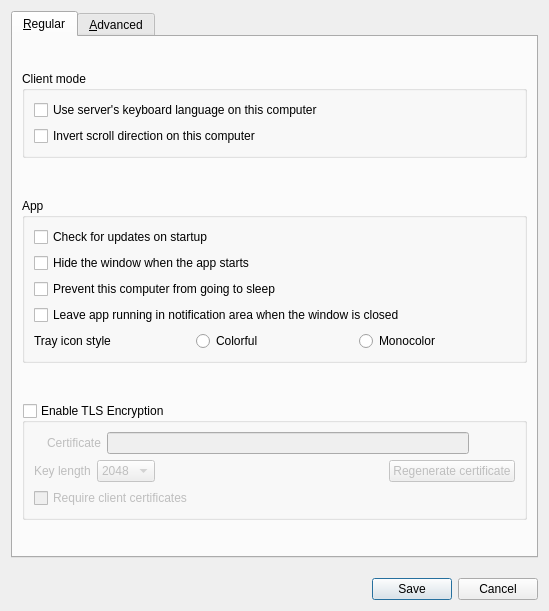
<?xml version="1.0" encoding="UTF-8"?>
<ui version="4.0">
 <class>SettingsDialog</class>
 <widget class="QDialog" name="SettingsDialog">
  <property name="geometry">
   <rect>
    <x>0</x>
    <y>0</y>
    <width>549</width>
    <height>611</height>
   </rect>
  </property>
  <property name="windowTitle">
   <string>Preferences</string>
  </property>
  <property name="modal">
   <bool>true</bool>
  </property>
  <layout class="QVBoxLayout" name="_13">
   <property name="spacing">
    <number>20</number>
   </property>
   <item>
    <widget class="QTabWidget" name="tabWidget">
     <widget class="QWidget" name="tabRegular">
      <property name="sizePolicy">
       <sizepolicy hsizetype="Preferred" vsizetype="Fixed">
        <horstretch>0</horstretch>
        <verstretch>0</verstretch>
       </sizepolicy>
      </property>
      <attribute name="title">
       <string>&amp;Regular</string>
      </attribute>
      <layout class="QVBoxLayout" name="_8">
       <property name="spacing">
        <number>15</number>
       </property>
       <item>
        <widget class="QGroupBox" name="groupClientOptions">
         <property name="sizePolicy">
          <sizepolicy hsizetype="Preferred" vsizetype="Maximum">
           <horstretch>0</horstretch>
           <verstretch>0</verstretch>
          </sizepolicy>
         </property>
         <property name="title">
          <string>Client mode</string>
         </property>
         <layout class="QVBoxLayout" name="_10">
          <item>
           <widget class="QCheckBox" name="cbLanguageSync">
            <property name="text">
             <string>Use server's keyboard language on this computer</string>
            </property>
           </widget>
          </item>
          <item>
           <widget class="QCheckBox" name="cbScrollDirection">
            <property name="text">
             <string>Invert scroll direction on this computer</string>
            </property>
           </widget>
          </item>
         </layout>
        </widget>
       </item>
       <item>
        <widget class="QGroupBox" name="groupApp">
         <property name="sizePolicy">
          <sizepolicy hsizetype="Preferred" vsizetype="Maximum">
           <horstretch>0</horstretch>
           <verstretch>0</verstretch>
          </sizepolicy>
         </property>
         <property name="title">
          <string>App</string>
         </property>
         <layout class="QVBoxLayout" name="_9">
          <item>
           <widget class="QCheckBox" name="cbAutoUpdate">
            <property name="text">
             <string>Check for updates on startup </string>
            </property>
           </widget>
          </item>
          <item>
           <widget class="QCheckBox" name="cbAutoHide">
            <property name="text">
             <string>Hide the window when the app starts</string>
            </property>
           </widget>
          </item>
          <item>
           <widget class="QCheckBox" name="cbPreventSleep">
            <property name="text">
             <string>Prevent this computer from going to sleep</string>
            </property>
           </widget>
          </item>
          <item>
           <widget class="QCheckBox" name="cbCloseToTray">
            <property name="text">
             <string>Leave app running in notification area when the window is closed</string>
            </property>
           </widget>
          </item>
          <item>
           <layout class="QHBoxLayout" name="horizontalLayout_8">
            <item>
             <widget class="QLabel" name="lblTrayIconStyle">
              <property name="text">
               <string>Tray icon style</string>
              </property>
             </widget>
            </item>
            <item>
             <widget class="QRadioButton" name="rbIconColorful">
              <property name="text">
               <string>Colorful</string>
              </property>
             </widget>
            </item>
            <item>
             <widget class="QRadioButton" name="rbIconMono">
              <property name="text">
               <string>Monocolor</string>
              </property>
             </widget>
            </item>
           </layout>
          </item>
         </layout>
        </widget>
       </item>
       <item>
        <widget class="QGroupBox" name="groupSecurity">
         <property name="sizePolicy">
          <sizepolicy hsizetype="Preferred" vsizetype="Maximum">
           <horstretch>0</horstretch>
           <verstretch>0</verstretch>
          </sizepolicy>
         </property>
         <property name="title">
          <string>Enable TLS Encryption</string>
         </property>
         <property name="checkable">
          <bool>true</bool>
         </property>
         <property name="checked">
          <bool>false</bool>
         </property>
         <layout class="QVBoxLayout" name="_11">
          <item>
           <widget class="QWidget" name="widgetTlsCert" native="true">
            <layout class="QHBoxLayout" name="_12">
             <property name="leftMargin">
              <number>0</number>
             </property>
             <property name="topMargin">
              <number>0</number>
             </property>
             <property name="rightMargin">
              <number>0</number>
             </property>
             <property name="bottomMargin">
              <number>0</number>
             </property>
             <item>
              <widget class="QLabel" name="lblTlsCertInfo">
               <property name="text">
                <string notr="true"/>
               </property>
              </widget>
             </item>
             <item>
              <widget class="QLabel" name="lblTlsCert">
               <property name="sizePolicy">
                <sizepolicy hsizetype="Preferred" vsizetype="Fixed">
                 <horstretch>0</horstretch>
                 <verstretch>0</verstretch>
                </sizepolicy>
               </property>
               <property name="text">
                <string>Certificate</string>
               </property>
              </widget>
             </item>
             <item>
              <widget class="QLineEdit" name="lineTlsCertPath">
               <property name="minimumSize">
                <size>
                 <width>0</width>
                 <height>0</height>
                </size>
               </property>
              </widget>
             </item>
             <item>
              <widget class="QPushButton" name="btnTlsCertPath">
               <property name="cursor">
                <cursorShape>PointingHandCursor</cursorShape>
               </property>
               <property name="text">
                <string/>
               </property>
               <property name="icon">
                <iconset theme="QIcon::ThemeIcon::DocumentOpen"/>
               </property>
               <property name="flat">
                <bool>true</bool>
               </property>
              </widget>
             </item>
            </layout>
           </widget>
          </item>
          <item>
           <layout class="QHBoxLayout" name="horizontalLayout_5">
            <property name="topMargin">
             <number>0</number>
            </property>
            <item>
             <widget class="QLabel" name="lblTlsKeyLength">
              <property name="sizePolicy">
               <sizepolicy hsizetype="Preferred" vsizetype="Fixed">
                <horstretch>0</horstretch>
                <verstretch>0</verstretch>
               </sizepolicy>
              </property>
              <property name="text">
               <string>Key length</string>
              </property>
             </widget>
            </item>
            <item>
             <widget class="QComboBox" name="comboTlsKeyLength">
              <item>
               <property name="text">
                <string>2048</string>
               </property>
              </item>
              <item>
               <property name="text">
                <string>4096</string>
               </property>
              </item>
             </widget>
            </item>
            <item>
             <spacer name="horizontalSpacer_2">
              <property name="orientation">
               <enum>Qt::Orientation::Horizontal</enum>
              </property>
              <property name="sizeHint" stdset="0">
               <size>
                <width>40</width>
                <height>20</height>
               </size>
              </property>
             </spacer>
            </item>
            <item>
             <widget class="QPushButton" name="btnTlsRegenCert">
              <property name="text">
               <string>Regenerate certificate</string>
              </property>
              <property name="icon">
               <iconset theme="QIcon::ThemeIcon::ViewRefresh"/>
              </property>
             </widget>
            </item>
           </layout>
          </item>
          <item>
           <widget class="QCheckBox" name="cbRequireClientCert">
            <property name="text">
             <string>Require client certificates</string>
            </property>
           </widget>
          </item>
          <item>
           <spacer name="verticalSpacer_2">
            <property name="orientation">
             <enum>Qt::Orientation::Vertical</enum>
            </property>
            <property name="sizeHint" stdset="0">
             <size>
              <width>20</width>
              <height>0</height>
             </size>
            </property>
           </spacer>
          </item>
         </layout>
        </widget>
       </item>
      </layout>
     </widget>
     <widget class="QWidget" name="tabAdvanced">
      <property name="sizePolicy">
       <sizepolicy hsizetype="Preferred" vsizetype="Fixed">
        <horstretch>0</horstretch>
        <verstretch>0</verstretch>
       </sizepolicy>
      </property>
      <attribute name="title">
       <string>&amp;Advanced</string>
      </attribute>
      <layout class="QVBoxLayout" name="_2">
       <property name="spacing">
        <number>15</number>
       </property>
       <property name="topMargin">
        <number>9</number>
       </property>
       <item>
        <widget class="QGroupBox" name="groupNetworking">
         <property name="sizePolicy">
          <sizepolicy hsizetype="Preferred" vsizetype="Maximum">
           <horstretch>0</horstretch>
           <verstretch>0</verstretch>
          </sizepolicy>
         </property>
         <property name="title">
          <string>Networking</string>
         </property>
         <layout class="QHBoxLayout" name="horizontalLayout">
          <item>
           <widget class="QLabel" name="lblPort">
            <property name="sizePolicy">
             <sizepolicy hsizetype="Preferred" vsizetype="Fixed">
              <horstretch>0</horstretch>
              <verstretch>0</verstretch>
             </sizepolicy>
            </property>
            <property name="text">
             <string>Port</string>
            </property>
           </widget>
          </item>
          <item>
           <widget class="QSpinBox" name="sbPort">
            <property name="enabled">
             <bool>true</bool>
            </property>
            <property name="sizePolicy">
             <sizepolicy hsizetype="MinimumExpanding" vsizetype="Fixed">
              <horstretch>0</horstretch>
              <verstretch>0</verstretch>
             </sizepolicy>
            </property>
            <property name="maximum">
             <number>65535</number>
            </property>
            <property name="value">
             <number>24800</number>
            </property>
           </widget>
          </item>
          <item>
           <widget class="QLabel" name="lblNetworkIp">
            <property name="sizePolicy">
             <sizepolicy hsizetype="Preferred" vsizetype="Fixed">
              <horstretch>0</horstretch>
              <verstretch>0</verstretch>
             </sizepolicy>
            </property>
            <property name="text">
             <string>Network IP</string>
            </property>
           </widget>
          </item>
          <item>
           <widget class="QLineEdit" name="lineInterface">
            <property name="enabled">
             <bool>true</bool>
            </property>
           </widget>
          </item>
         </layout>
        </widget>
       </item>
       <item>
        <widget class="QGroupBox" name="groupLogs">
         <property name="sizePolicy">
          <sizepolicy hsizetype="Preferred" vsizetype="Maximum">
           <horstretch>0</horstretch>
           <verstretch>0</verstretch>
          </sizepolicy>
         </property>
         <property name="title">
          <string>Logs</string>
         </property>
         <layout class="QGridLayout" name="_3">
          <property name="verticalSpacing">
           <number>7</number>
          </property>
          <item row="0" column="1">
           <spacer name="horizontalSpacer_5">
            <property name="orientation">
             <enum>Qt::Orientation::Horizontal</enum>
            </property>
            <property name="sizeHint" stdset="0">
             <size>
              <width>40</width>
              <height>20</height>
             </size>
            </property>
           </spacer>
          </item>
          <item row="1" column="0" colspan="3">
           <widget class="QWidget" name="widgetLogFilename" native="true">
            <property name="sizePolicy">
             <sizepolicy hsizetype="Preferred" vsizetype="Maximum">
              <horstretch>0</horstretch>
              <verstretch>0</verstretch>
             </sizepolicy>
            </property>
            <layout class="QHBoxLayout" name="_4">
             <property name="spacing">
              <number>3</number>
             </property>
             <property name="leftMargin">
              <number>0</number>
             </property>
             <property name="topMargin">
              <number>0</number>
             </property>
             <property name="rightMargin">
              <number>0</number>
             </property>
             <property name="bottomMargin">
              <number>0</number>
             </property>
             <item>
              <widget class="QLabel" name="labelLogPath">
               <property name="sizePolicy">
                <sizepolicy hsizetype="Preferred" vsizetype="Fixed">
                 <horstretch>0</horstretch>
                 <verstretch>0</verstretch>
                </sizepolicy>
               </property>
               <property name="text">
                <string>Log path</string>
               </property>
              </widget>
             </item>
             <item>
              <spacer name="horizontalSpacer_7">
               <property name="orientation">
                <enum>Qt::Orientation::Horizontal</enum>
               </property>
               <property name="sizeType">
                <enum>QSizePolicy::Policy::Minimum</enum>
               </property>
               <property name="sizeHint" stdset="0">
                <size>
                 <width>20</width>
                 <height>20</height>
                </size>
               </property>
              </spacer>
             </item>
             <item>
              <widget class="QLineEdit" name="lineLogFilename">
               <property name="enabled">
                <bool>true</bool>
               </property>
               <property name="sizePolicy">
                <sizepolicy hsizetype="Expanding" vsizetype="Fixed">
                 <horstretch>0</horstretch>
                 <verstretch>0</verstretch>
                </sizepolicy>
               </property>
              </widget>
             </item>
             <item>
              <widget class="QPushButton" name="btnBrowseLog">
               <property name="enabled">
                <bool>true</bool>
               </property>
               <property name="cursor">
                <cursorShape>PointingHandCursor</cursorShape>
               </property>
               <property name="text">
                <string/>
               </property>
               <property name="icon">
                <iconset theme="QIcon::ThemeIcon::DocumentOpen"/>
               </property>
               <property name="flat">
                <bool>true</bool>
               </property>
              </widget>
             </item>
            </layout>
           </widget>
          </item>
          <item row="0" column="0">
           <widget class="QCheckBox" name="cbLogToFile">
            <property name="text">
             <string>Log to file</string>
            </property>
           </widget>
          </item>
          <item row="0" column="2">
           <widget class="QWidget" name="widgetLevelControls" native="true">
            <property name="sizePolicy">
             <sizepolicy hsizetype="Preferred" vsizetype="Fixed">
              <horstretch>0</horstretch>
              <verstretch>0</verstretch>
             </sizepolicy>
            </property>
            <property name="toolTip">
             <string>&lt;html&gt;&lt;head/&gt;&lt;body&gt;&lt;p&gt;&lt;span style=&quot; font-size:12pt; text-decoration: underline;&quot;&gt;Warning&lt;/span&gt;&lt;/p&gt;&lt;p&gt;The Debug levels may affect performance. Only change the log level to one below Info if you are attempting to debug an issue or are gathering logs to submit with a bug report.&lt;/p&gt;&lt;/body&gt;&lt;/html&gt;</string>
            </property>
            <layout class="QHBoxLayout" name="horizontalLayout_2">
             <item>
              <widget class="QLabel" name="lblLogLevel">
               <property name="sizePolicy">
                <sizepolicy hsizetype="Preferred" vsizetype="Fixed">
                 <horstretch>0</horstretch>
                 <verstretch>0</verstretch>
                </sizepolicy>
               </property>
               <property name="text">
                <string>Level</string>
               </property>
              </widget>
             </item>
             <item>
              <widget class="QComboBox" name="comboLogLevel">
               <item>
                <property name="text">
                 <string>Fatal</string>
                </property>
               </item>
               <item>
                <property name="text">
                 <string>Error</string>
                </property>
               </item>
               <item>
                <property name="text">
                 <string>Warning</string>
                </property>
               </item>
               <item>
                <property name="text">
                 <string>Note</string>
                </property>
               </item>
               <item>
                <property name="text">
                 <string>Info</string>
                </property>
               </item>
               <item>
                <property name="text">
                 <string>Debug</string>
                </property>
               </item>
               <item>
                <property name="text">
                 <string>Debug1</string>
                </property>
               </item>
               <item>
                <property name="text">
                 <string>Debug2</string>
                </property>
               </item>
              </widget>
             </item>
            </layout>
           </widget>
          </item>
         </layout>
        </widget>
       </item>
       <item>
        <widget class="QGroupBox" name="groupService">
         <property name="enabled">
          <bool>true</bool>
         </property>
         <property name="sizePolicy">
          <sizepolicy hsizetype="Preferred" vsizetype="Maximum">
           <horstretch>0</horstretch>
           <verstretch>0</verstretch>
          </sizepolicy>
         </property>
         <property name="title">
          <string>Use background service (daemon)</string>
         </property>
         <property name="checkable">
          <bool>true</bool>
         </property>
         <property name="checked">
          <bool>false</bool>
         </property>
         <layout class="QGridLayout" name="_6">
          <item row="1" column="0">
           <widget class="QCheckBox" name="cbElevateDaemon">
            <property name="text">
             <string>Always run as system (work at login screen and UAC)</string>
            </property>
            <property name="autoExclusive">
             <bool>false</bool>
            </property>
           </widget>
          </item>
         </layout>
        </widget>
       </item>
       <item>
        <spacer name="verticalSpacer">
         <property name="orientation">
          <enum>Qt::Orientation::Vertical</enum>
         </property>
         <property name="sizeHint" stdset="0">
          <size>
           <width>20</width>
           <height>0</height>
          </size>
         </property>
        </spacer>
       </item>
      </layout>
     </widget>
    </widget>
   </item>
   <item>
    <widget class="QDialogButtonBox" name="buttonBox">
     <property name="orientation">
      <enum>Qt::Orientation::Horizontal</enum>
     </property>
     <property name="standardButtons">
      <set>QDialogButtonBox::StandardButton::Cancel|QDialogButtonBox::StandardButton::Save</set>
     </property>
    </widget>
   </item>
  </layout>
 </widget>
 <tabstops>
  <tabstop>tabWidget</tabstop>
  <tabstop>cbLanguageSync</tabstop>
  <tabstop>cbScrollDirection</tabstop>
  <tabstop>cbAutoUpdate</tabstop>
  <tabstop>cbCloseToTray</tabstop>
  <tabstop>rbIconColorful</tabstop>
  <tabstop>rbIconMono</tabstop>
  <tabstop>groupSecurity</tabstop>
  <tabstop>lineTlsCertPath</tabstop>
  <tabstop>btnTlsCertPath</tabstop>
  <tabstop>comboTlsKeyLength</tabstop>
  <tabstop>btnTlsRegenCert</tabstop>
  <tabstop>cbRequireClientCert</tabstop>
  <tabstop>sbPort</tabstop>
  <tabstop>lineInterface</tabstop>
  <tabstop>cbLogToFile</tabstop>
  <tabstop>lineLogFilename</tabstop>
  <tabstop>btnBrowseLog</tabstop>
 </tabstops>
 <resources/>
 <connections/>
</ui>
